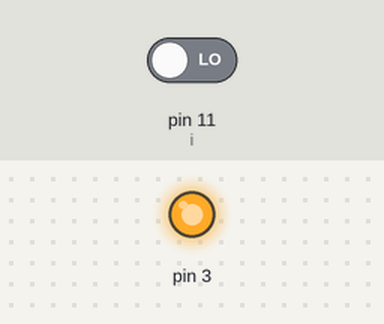
Recording of a program running on a simulated Raspberry Pi (header pin numbers). Parts: output pins drawn as LEDs (lit = HIGH). The test bench sets the inputs (shaded band); at power-on: pin 11 (i) LOW. What the program prints to the terminal is not drawn.

Above: at 1.2 s.
1.3 s: pin 11 (i) driven HIGH
Timing chart, 0 to 4.3 s (numbered marks = the images above; inputs shaded):
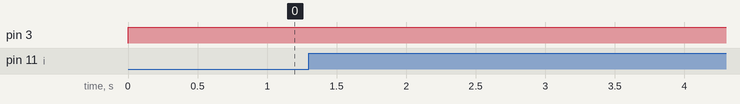

The program:

switch_2.py
```python
import RPi.GPIO as GPIO
import time
GPIO.setwarnings(False)
GPIO.setmode(GPIO.BOARD)
GPIO.setup(11,GPIO.IN)
GPIO.setup(3,GPIO.OUT)
while True :
    i = GPIO.input(11)
    if   i == 1:
         GPIO.output(3,1)
         print("no object detect")
    elif     i == 0:
         GPIO.output(3,1)
         print("object detct")


            
```
